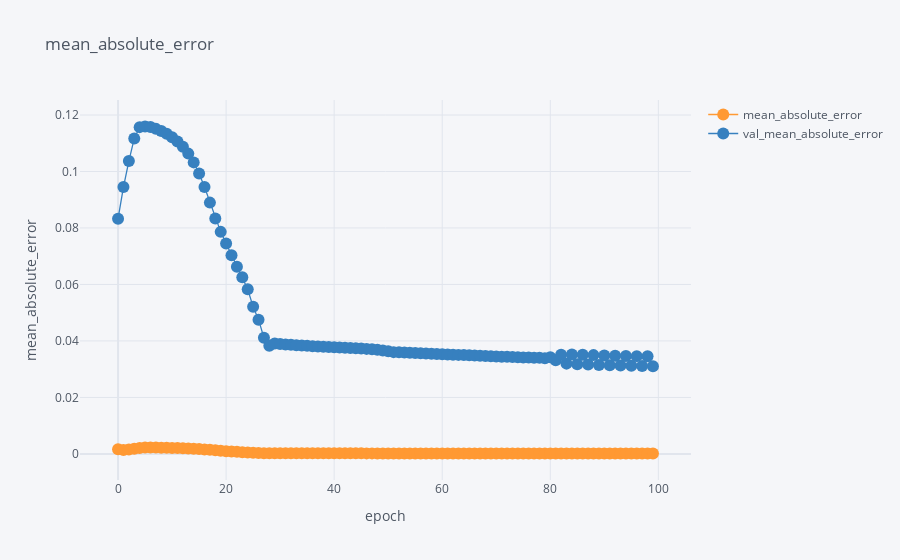

This figure's notebook cell:
### Code cell
df[['epoch', 'mean_absolute_error', 'val_mean_absolute_error']].iplot(
    x='epoch',
    mode='lines+markers',
    xTitle='epoch',
    yTitle='mean_absolute_error', 
    title='mean_absolute_error'
)
